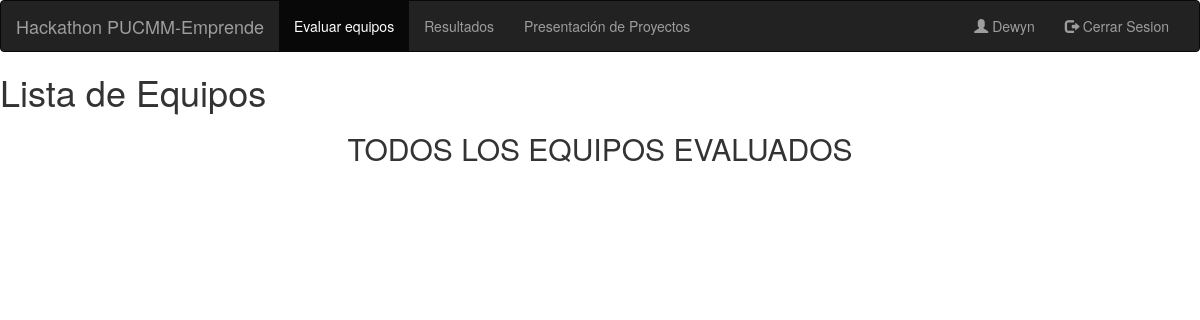
/equipos-evaluar/ (signed in), run on an earlier commit of the app's database.
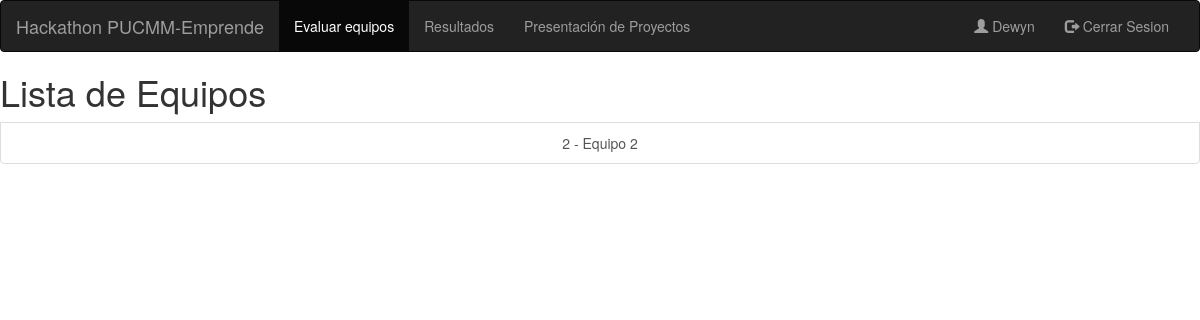
And on a later commit of the database.
### evaluacion/models.py (models this page shows, shortened)
class Equipo(models.Model):
    nombre = models.CharField(max_length=15, null=False, blank=False)
    puntuacion = models.IntegerField(default=0)
    habilitado = models.BooleanField(null=False, default=True)

### evaluacion/views.py (the view)
# urls.py: path('equipos-evaluar/', ListaEquiposEvaluar.as_view(), name='equipos-evaluar'),
class ListaEquiposEvaluar(LoginRequiredMixin, ListView):
    model = Equipo
    template_name = 'equipos_list.html'
    queryset = Equipo.objects.filter(habilitado=True)
    paginate_by = 25
    login_url = settings.LOGIN_URL
    def get_queryset(self):
        qs = Equipo.objects.all()
        jurado = Jurado.objects.filter(user=self.request.user).first()
        equipos_evaluados = [e.equipo.id for e in EquipoEvaluado.objects.filter(jurado=jurado)]
        qs = qs.exclude(id__in=equipos_evaluados)
        qs = qs.filter(habilitado=False)
        return qs

### evaluacion/templates/equipos_list.html (shortened to what this page needs)
<html>
{% load bootstrap3 %}
    {% bootstrap_css %}
{% block navbar %}
    <nav class="navbar navbar-inverse">
        <div class="container-fluid">
            <div class="navbar-header">
                <a class="navbar-brand">Hackathon PUCMM-Emprende</a>
            </div>
            <div class="collapse navbar-collapse" id="myNavbar">
                <ul class="nav navbar-nav">
                    <li class="active"><a href="/equipos-evaluar">Evaluar equipos</a></li>
                    <li><a href="/resultados">Resultados</a></li>
                    <li><a href="/presentacion-equipos">Presentación de Proyectos</a></li>
                </ul>
                <ul class="nav navbar-nav navbar-right">
                    <li><a href="#"><span class="glyphicon glyphicon-user"></span> {{ user.get_username | capfirst }}
                    </a></li>
                    <li><a href="/logout"><span class="glyphicon glyphicon-log-out"></span> Cerrar Sesion</a></li>
                </ul>
            </div>
        </div>
    </nav>
{% endblock %}
{% block content %}
    <div class="list-group">
        <h1>Lista de Equipos</h1>
        {% if object_list %}
            {% for e in object_list %}
                <a href="equipo/{{ e.id }}"
                   class="text-center list-group-item list-group-item-action">{{ e.pk }} - {{ e.nombre }}</a>
            {% endfor %}
        {% else %}
            <h2 class="text-center">TODOS LOS EQUIPOS EVALUADOS</h2>
        {% endif %}
    </div>
{% endblock %}
</html>

What changed in the data, as far as the page shows it:
now on this page (row edited): Equipo: pk "2", nombre "Equipo 2"
Also different on the page:
text no longer shown: "TODOS LOS EQUIPOS EVALUADOS"
